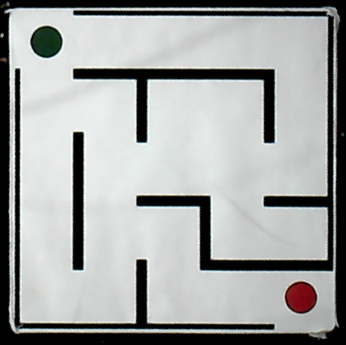
#> input picture Mid-Term-2/part_2_maze_solution/maze_warp.png, 346 x 345 px
$ python 02_maze_warp_from_json.py --image maze_warp.png
#> lines starting #> are read from the running program, lines starting #| are printed output that depends on the picture
#!/usr/bin/env python3
"""
maze_warp_from_json.py
Warp/crop a maze to be axis-aligned by reading corners from a JSON file produced by
maze_corners_blackbg_expand_json.py (or compatible).

JSON format supported:
{
  "input": "capture_0.png",
  "method": "...",
  "width_param": 1200,
  "expand_param": 10.0,
  "timestamp": "...",
  "corners": {
    "TL": [x,y],
    "TR": [x,y],
    "BR": [x,y],
    "BL": [x,y]
  }
}

Usage:
  python maze_warp_from_json.py corners.json --out warped.png
  # Optionally override the image path (defaults to "input" inside the JSON, resolved relative to JSON file)
  python maze_warp_from_json.py corners.json --image /path/to/capture_0.png --out warped.png
  # Optional controls:
  python maze_warp_from_json.py corners.json --pad 16 --target-size 1200x900
"""

import argparse
import json
import os
import sys
from typing import Tuple
import numpy as np
import cv2

def order_corners(pts: np.ndarray) -> np.ndarray:
    """Ensure TL, TR, BR, BL order."""
    pts = pts.reshape(4,2).astype(np.float32)
    s = pts.sum(axis=1)
    d = np.diff(pts, axis=1).reshape(-1)
    tl = pts[np.argmin(s)]
    br = pts[np.argmax(s)]
    tr = pts[np.argmin(d)]
    bl = pts[np.argmax(d)]
    return np.array([tl, tr, br, bl], dtype=np.float32)

def parse_target_size(s: str) -> Tuple[int,int]:
    try:
        w_str, h_str = s.lower().split("x")
        w, h = int(w_str), int(h_str)
        if w <= 0 or h <= 0:
            raise ValueError
        return w, h
    except Exception:
        raise ValueError("Invalid --target-size. Use WIDTHxHEIGHT (e.g., 1200x800).")

def infer_size_from_quad(corners: np.ndarray) -> Tuple[int, int]:
    tl, tr, br, bl = corners
    width_top = np.linalg.norm(tr - tl)
    width_bottom = np.linalg.norm(br - bl)
    height_left = np.linalg.norm(bl - tl)
    height_right = np.linalg.norm(br - tr)
    W = int(round((width_top + width_bottom) / 2.0))
    H = int(round((height_left + height_right) / 2.0))
    return max(W,1), max(H,1)

def warp_perspective(img: np.ndarray, corners: np.ndarray, out_size: Tuple[int,int], pad: int = 0) -> np.ndarray:
    W, H = out_size
    src = corners.astype(np.float32)
    dst = np.array([[0,0],[W-1,0],[W-1,H-1],[0,H-1]], dtype=np.float32)
    M = cv2.getPerspectiveTransform(src, dst)
    warped = cv2.warpPerspective(img, M, (W, H), flags=cv2.INTER_LINEAR)
    if pad > 0:
        warped = cv2.copyMakeBorder(warped, pad, pad, pad, pad, borderType=cv2.BORDER_CONSTANT, value=(0,0,0))
    return warped

def read_corners_from_json(json_path: str) -> Tuple[np.ndarray, str]:
    """
    Returns (corners 4x2 float32 in TL,TR,BR,BL order, image_path_from_json_or_empty)
    """
    with open(json_path, "r") as f:
#> (reads Mid-Term-2/part_2_maze_solution/camera_capture_corners.json from the repository)
        data = json.load(f)

    img_from_json = ""
    if isinstance(data, dict):
        # Try nested dict under "corners"
        if "corners" in data and isinstance(data["corners"], dict):
            try:
                tl = data["corners"]["TL"]
                tr = data["corners"]["TR"]
                br = data["corners"]["BR"]
                bl = data["corners"]["BL"]
                pts = np.array([tl, tr, br, bl], dtype=np.float32)
            except KeyError as e:
                raise ValueError(f"Missing key in corners JSON: {e}")
        # Or root-level TL/TR/BR/BL
        elif all(k in data for k in ("TL","TR","BR","BL")):
            pts = np.array([data["TL"], data["TR"], data["BR"], data["BL"]], dtype=np.float32)
        # Or root-level list
        elif isinstance(data, list) and len(data) == 4:
            pts = np.array(data, dtype=np.float32)
        else:
            raise ValueError("JSON doesn't contain recognizable corners format.")

        if "input" in data and isinstance(data["input"], str):
            img_from_json = data["input"]

    else:
        raise ValueError("JSON root must be an object or a list of 4 [x,y] pairs.")

    # Ensure correct order
    pts = order_corners(pts)
    return pts, img_from_json

def main():
    ap = argparse.ArgumentParser()
    ap.add_argument("--json", default="part_2_maze_solution/camera_capture_corners.json", help="Path to corners JSON")
    ap.add_argument("--image", help="Optional override for image path; defaults to 'input' inside JSON, relative to JSON file dir")
    ap.add_argument("--out", default="part_2_maze_solution/maze_warp.png", help="Output warped image path")
    ap.add_argument("--target-size", help="Force output size as WIDTHxHEIGHT (e.g., 1200x800). If omitted, inferred from quad")
    ap.add_argument("--pad", type=int, default=0, help="Uniform pixel padding around the warped output")
    args = ap.parse_args()

    # Read corners and image path from JSON
    try:
        corners, img_from_json = read_corners_from_json(args.json)
    except Exception as e:
        print(f"Error reading JSON: {e}", file=sys.stderr)
        sys.exit(2)

    # Resolve image path
    if args.image:
        img_path = args.image
    else:
        if not img_from_json:
            print("No image path provided via --image and none found in JSON 'input' field.", file=sys.stderr)
            sys.exit(2)
        # If JSON includes a relative image name, resolve relative to JSON file directory
        json_dir = os.path.dirname(os.path.abspath(args.json))
        img_path = os.path.join(json_dir, img_from_json)

    img = cv2.imread(img_path, cv2.IMREAD_COLOR)
#> img is the input picture: shape (345, 346, 3); mean B, G, R 163.6, 164.8, 162.3
    if img is None:
        print(f"Could not read image: {img_path}", file=sys.stderr)
        sys.exit(1)

    # Determine output size
    if args.target_size:
        try:
            W, H = parse_target_size(args.target_size)
        except Exception as e:
            print(str(e), file=sys.stderr)
            sys.exit(2)
    else:
        W, H = infer_size_from_quad(corners)

    warped = warp_perspective(img, corners, (W, H), pad=args.pad)
#> in warp_perspective, `warped = cv2.warpPerspective(img, M, (W, H), flags=cv2.INTER_LINEAR)`:
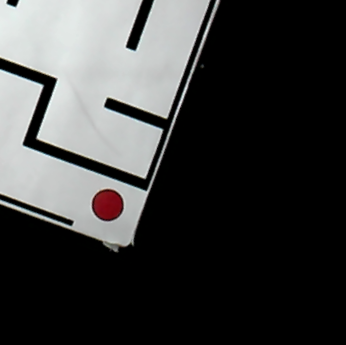
#> warped: shape (345, 346, 3); mean B, G, R 60, 60.4, 59.9
    ok = cv2.imwrite(args.out, warped)
    if not ok:
        print("Warning: failed to save warped output.", file=sys.stderr)

    print(f"Warp complete from: {img_path}")
    print(f"Size: {W}x{H}px  Pad: {args.pad}px")
    print(f"Saved to: {args.out}")

if __name__ == "__main__":
    main()
